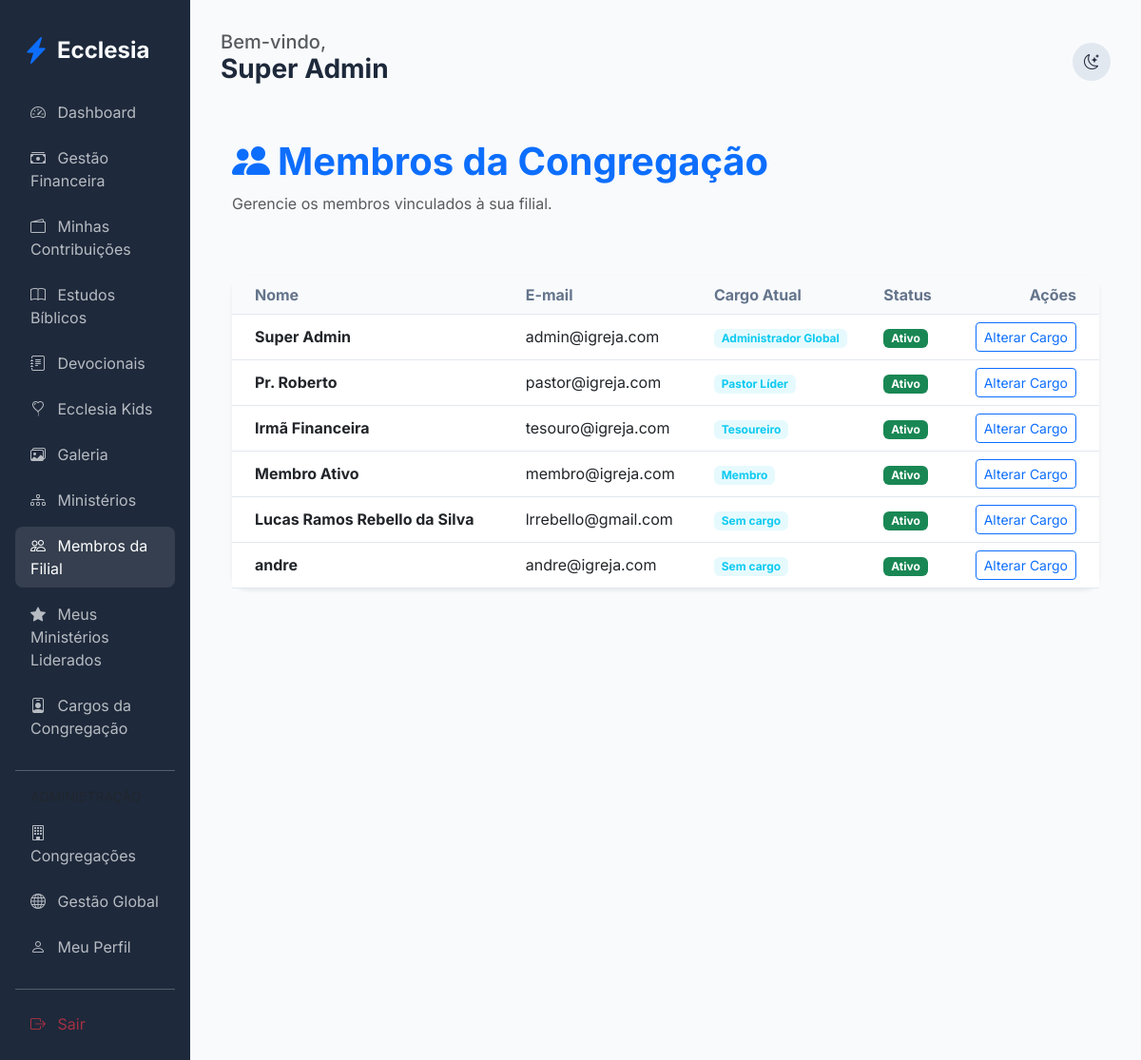
Before: /members/my-church/members (signed in) with the older database file.
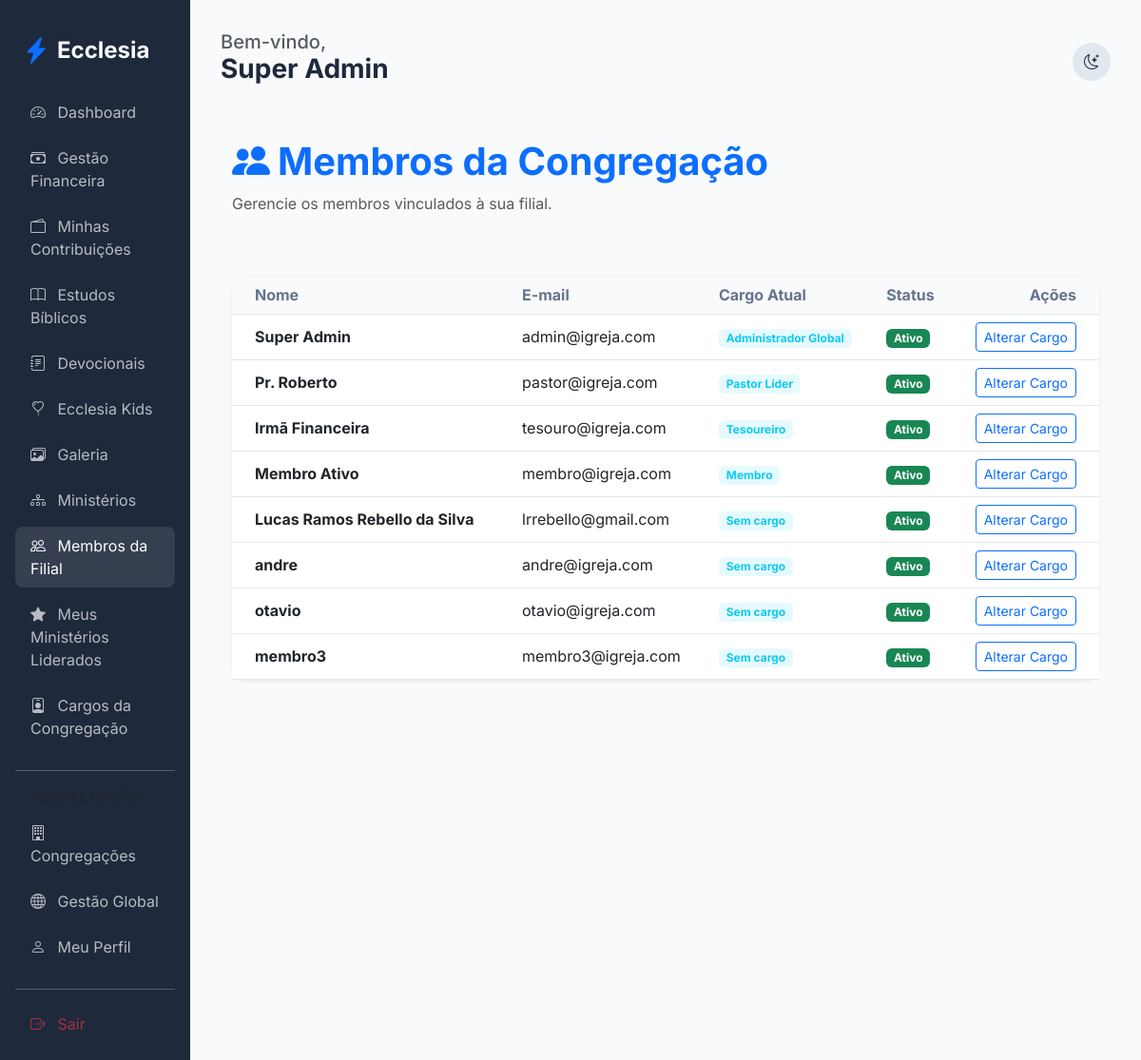
After: the same page with the newer database file.
### app/core/models.py (models this page shows, shortened)
class User(db.Model, UserMixin):
    id = db.Column(db.Integer, primary_key=True)
    name = db.Column(db.String(100), nullable=False)
    email = db.Column(db.String(120), unique=True, nullable=False)
    password_hash = db.Column(db.String(128))
    birth_date = db.Column(db.Date)
    gender = db.Column(db.String(20))
    documents = db.Column(db.String(200)) # Flexível para diferentes países
    address = db.Column(db.Text)
    phone = db.Column(db.String(50))
    profile_photo = db.Column(db.String(255), nullable=True)
    status = db.Column(db.String(20), default='pending') # pending, active, rejected
    is_ministry_leader = db.Column(db.Boolean, default=False)
    church_id = db.Column(db.Integer, db.ForeignKey('church.id'))
    family_id = db.Column(db.Integer, db.ForeignKey('family.id'), nullable=True)
    church_role_id = db.Column(db.Integer, db.ForeignKey('church_role.id'), nullable=True)
    ministries = db.relationship('Ministry', secondary=member_ministries, backref=db.backref('members', lazy='dynamic'))
    can_manage_ministries = db.Column(db.Boolean, default=False)
    can_manage_media = db.Column(db.Boolean, default=False)
    can_publish_devotionals = db.Column(db.Boolean, default=False)
    can_approve_members = db.Column(db.Boolean, default=False)
    can_manage_finance = db.Column(db.Boolean, default=False)
    can_manage_kids = db.Column(db.Boolean, default=False)
    can_manage_events = db.Column(db.Boolean, default=False)

class ChurchRole(db.Model):
    id = db.Column(db.Integer, primary_key=True)
    name = db.Column(db.String(80), nullable=False)
    description = db.Column(db.Text, nullable=True)
    church_id = db.Column(db.Integer, db.ForeignKey('church.id'), nullable=False)
    is_active = db.Column(db.Boolean, default=True)
    order = db.Column(db.Integer, default=0)  # para ordenar na exibição
    users = db.relationship('User', backref='church_role', lazy=True)

### app/modules/members/routes.py (the view)
@members_bp.route('/my-church/members')
@login_required
def church_members():
    if not can_manage_members():
        flash('Acesso negado.', 'danger')
        return redirect(url_for('members.dashboard'))
    members = User.query.filter_by(church_id=current_user.church_id).all()
    return render_template('members/church_members.html', members=members)

### app/modules/members/routes.py (called while the page is built)
def can_manage_members():
    return current_user.can_approve_members or (current_user.church_role and current_user.church_role.name in ['Administrador Global', 'Pastor Líder'])

### app/templates/members/church_members.html
{% extends "base.html" %}
{% block content %}
<div class="container py-4">
    <div class="d-flex justify-content-between align-items-center mb-5">
        <div>
            <h1 class="fw-bold text-primary"><i class="bi bi-people-fill me-2"></i>Membros da Congregação</h1>
            <p class="text-muted">Gerencie os membros vinculados à sua filial.</p>
        </div>
    </div>
    <div class="card border-0 shadow-sm">
        <div class="table-responsive">
            <table class="table table-hover align-middle mb-0">
                <thead class="bg-light">
                    <tr>
                        <th class="ps-4">Nome</th>
                        <th>E-mail</th>
                        <th>Cargo Atual</th>
                        <th>Status</th>
                        <th class="text-end pe-4">Ações</th>
                    </tr>
                </thead>
                <tbody>
                    {% for member in members %}
                    <tr>
                        <td class="ps-4 fw-bold">{{ member.name }}</td>
                        <td>{{ member.email }}</td>
                        <td><span class="badge bg-info bg-opacity-10 text-info">{{ member.church_role.name if member.church_role else 'Sem cargo' }}</span></td>
                        <td>
                            {% if member.status == 'active' %}
                            <span class="badge bg-success">Ativo</span>
                            {% elif member.status == 'pending' %}
                            <span class="badge bg-warning">Pendente</span>
                            {% else %}
                            <span class="badge bg-danger">Inativo</span>
                            {% endif %}
                        </td>
                        <td class="text-end pe-4">
                            <a href="{{ url_for('members.promote_member', id=member.id) }}" class="btn btn-sm btn-outline-primary">Alterar Cargo</a>
                        </td>
                    </tr>
                    {% endfor %}
                </tbody>
            </table>
        </div>
    </div>
</div>
{% endblock %}

### app/templates/base.html (shortened to what this page needs)
<!DOCTYPE html>
<html lang="pt-BR">
<head>
    <link href="https://cdn.jsdelivr.net/npm/bootstrap@5.3.0/dist/css/bootstrap.min.css" rel="stylesheet">
    <link href="https://cdn.jsdelivr.net/npm/bootstrap-icons@1.10.0/font/bootstrap-icons.css" rel="stylesheet">
    <link rel="stylesheet" href="{{ url_for('static', filename='css/premium.css') }}">
</head>
<body>
    <div class="container-fluid">
        <div class="row">
            {% if current_user.is_authenticated %}
            <div class="col-md-3 col-lg-2 sidebar d-none d-md-block">
                <div class="d-flex align-items-center mb-4 px-2">
                    <i class="bi bi-lightning-charge-fill text-primary fs-3 me-2"></i>
                    <h4 class="mb-0 fw-bold">Ecclesia</h4>
                </div>
                <nav class="nav flex-column">
                    <a class="nav-link {{ 'active' if request.endpoint == 'members.dashboard' }}" href="{{ url_for('members.dashboard') }}">
                        <i class="bi bi-speedometer2 me-2"></i> Dashboard
                    </a>
                    {% if current_user.can_manage_finance or (current_user.church_role and current_user.church_role.name in ['Administrador Global', 'Pastor Líder', 'Tesoureiro']) %}
                    <a class="nav-link {{ 'active' if request.endpoint == 'finance.dashboard' }}" href="{{ url_for('finance.dashboard') }}">
                        <i class="bi bi-cash-stack me-2"></i> Gestão Financeira
                    </a>
                    {% endif %}
                    <a class="nav-link {{ 'active' if request.endpoint == 'finance.member_finance' }}" href="{{ url_for('finance.member_finance') }}">
                        <i class="bi bi-wallet2 me-2"></i> Minhas Contribuições
                    </a>
                    <a class="nav-link {{ 'active' if request.endpoint == 'edification.studies' }}" href="{{ url_for('edification.studies') }}">
                        <i class="bi bi-book me-2"></i> Estudos Bíblicos
                    </a>
                    <a class="nav-link {{ 'active' if request.endpoint == 'edification.devotionals' }}" href="{{ url_for('edification.devotionals') }}">
                        <i class="bi bi-journal-text me-2"></i> Devocionais
                    </a>
                    {% if current_user.can_manage_kids or (current_user.church_role and current_user.church_role.name in ['Administrador Global', 'Pastor Líder']) %}
                    <a class="nav-link {{ 'active' if request.endpoint == 'edification.kids' }}" href="{{ url_for('edification.kids') }}">
                        <i class="bi bi-balloon-heart me-2"></i> Ecclesia Kids
                    </a>
                    {% endif %}
                    <a class="nav-link {{ 'active' if 'gallery' in request.endpoint }}" href="{{ url_for('edification.gallery') }}">
                        <i class="bi bi-images me-2"></i> Galeria
                    </a>
                    <a class="nav-link {{ 'active' if 'ministries' in request.endpoint }}" href="{{ url_for('members.list_ministries') }}">
                        <i class="bi bi-diagram-3 me-2"></i> Ministérios
                    </a>
                    {% if current_user.can_approve_members or (current_user.church_role and current_user.church_role.name in ['Administrador Global', 'Pastor Líder']) %}
                    <a class="nav-link {{ 'active' if 'church_members' in request.endpoint }}" href="{{ url_for('members.church_members') }}">
                        <i class="bi bi-people me-2"></i> Membros da Filial
                    </a>
                    {% endif %}
                    {% if current_user.is_authenticated %}
                        {% set has_led_ministries = namespace(value=false) %}
                        {% for ministry in current_user.ministries %}
                            {% if ministry.leader_id == current_user.id %}
                                {% set has_led_ministries.value = true %}
                            {% endif %}
                        {% endfor %}
                        {% if has_led_ministries.value %}
                        <a class="nav-link {{ 'active' if 'my_led_ministries' in request.endpoint }}" href="{{ url_for('members.my_led_ministries') }}">
                            <i class="bi bi-star-fill me-2"></i> Meus Ministérios Liderados
                        </a>
                        {% endif %}
                    {% endif %}
                    {% if current_user.can_approve_members or (current_user.church_role and current_user.church_role.name in ['Administrador Global', 'Pastor Líder']) %}
                    <a class="nav-link {{ 'active' if 'roles' in request.endpoint }}" href="{{ url_for('admin.list_roles') }}">
                        <i class="bi bi-person-badge me-2"></i> Cargos da Congregação
                    </a>
                    {% endif %}
                    {% if current_user.church_role and current_user.church_role.name == 'Administrador Global' %}
                    <hr class="my-3 opacity-25">
                    <label class="small text-muted px-3 mb-2">ADMINISTRAÇÃO</label>
                    <a class="nav-link {{ 'active' if 'admin.list_churches' in request.endpoint }}" href="{{ url_for('admin.list_churches') }}">
                        <i class="bi bi-building me-2"></i> Congregações
                    </a>
                    <a class="nav-link {{ 'active' if 'admin.list_members' in request.endpoint }}" href="{{ url_for('admin.list_members') }}">
                        <i class="bi bi-globe me-2"></i> Gestão Global
                    </a>
                    {% endif %}
                    <a class="nav-link" href="{{ url_for('members.profile') }}">
                        <i class="bi bi-person me-2"></i> Meu Perfil
                    </a>
                    <hr class="my-3 opacity-25">
                    <a class="nav-link text-danger" href="{{ url_for('auth.logout') }}">
                        <i class="bi bi-box-arrow-right me-2"></i> Sair
                    </a>
                </nav>
            </div>
            {% endif %}
            <div class="col-md-9 col-lg-10 main-content {{ 'mx-auto' if not current_user.is_authenticated }}">
                <header class="d-flex justify-content-between align-items-center mb-4">
                    <div>
                        {% if current_user.is_authenticated %}
                        <h5 class="text-muted mb-0">Bem-vindo,</h5>
                        <h3 class="fw-bold">{{ current_user.name }}</h3>
                        {% endif %}
                    </div>
                    <div class="d-flex align-items-center gap-3">
                        <div class="theme-toggle" onclick="toggleTheme()">
                            <i class="bi bi-moon-stars" id="theme-icon"></i>
                        </div>
                    </div>
                </header>
                {% block content %}{% endblock %}
            </div>
        </div>
    </div>
</body>
</html>

### app/static/css/premium.css (style rules this page uses)
:root { --primary: #4f46e5; --primary-hover: #4338ca; --secondary: #64748b; --success: #10b981; --danger: #ef4444; --warning: #f59e0b; --info: #06b6d4; --bg-main: #f8fafc; --bg-card: #ffffff; --text-main: #1e293b; --text-muted: #64748b; --border: #e2e8f0; --sidebar-bg: #1e293b; --sidebar-text: #f8fafc; --input-bg: #ffffff; }
body { font-family: 'Inter', sans-serif; background-color: var(--bg-main); color: var(--text-main); transition: all 0.3s ease; }
.sidebar { background-color: var(--sidebar-bg); color: var(--sidebar-text); min-height: 100vh; padding: 2rem 1rem; }
.nav-link { color: var(--sidebar-text); opacity: 0.7; transition: all 0.2s; border-radius: 0.5rem; margin-bottom: 0.5rem; }
.nav-link:hover, .nav-link.active { opacity: 1; background-color: rgba(255,255,255,0.1); color: white; }
.main-content { padding: 2rem; }
.card { background-color: var(--bg-card); border: 1px solid var(--border); border-radius: 1rem; box-shadow: 0 4px 6px -1px rgb(0 0 0 / 0.1); transition: transform 0.2s; }
.table { color: var(--text-main); }
.table thead th { background-color: var(--bg-main); border-bottom-color: var(--border); color: var(--text-muted); }
.table td { border-bottom-color: var(--border); }
.theme-toggle { cursor: pointer; padding: 0.5rem; border-radius: 50%; background: var(--border); display: flex; align-items: center; justify-content: center; width: 40px; height: 40px; }

Changed rows visible on the page:
added User: name "otavio", email "otavio@igreja.com", church_role "Sem cargo", status "Ativo"
added User: name "membro3", email "membro3@igreja.com", church_role "Sem cargo", status "Ativo"
